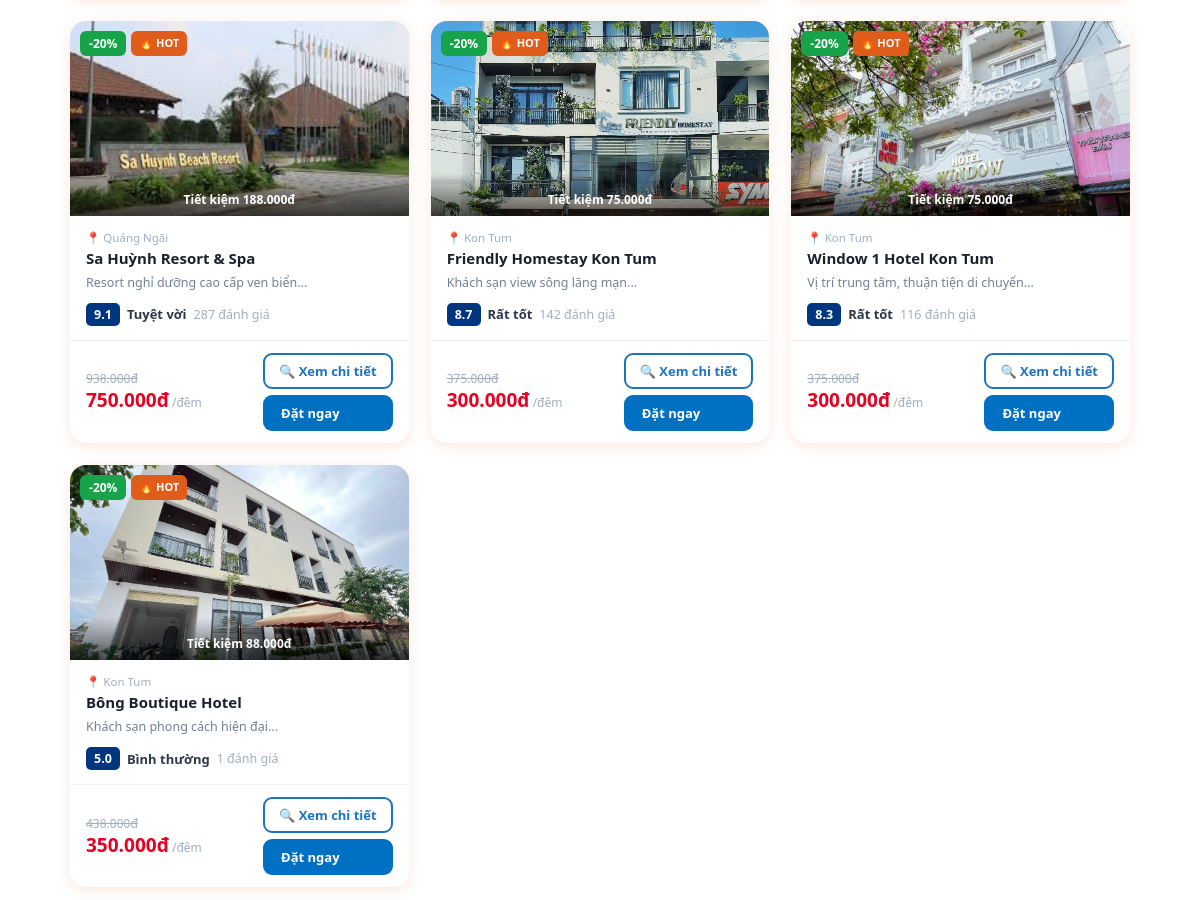
Page /pages/deals.php (middle part) on the earlier database version.
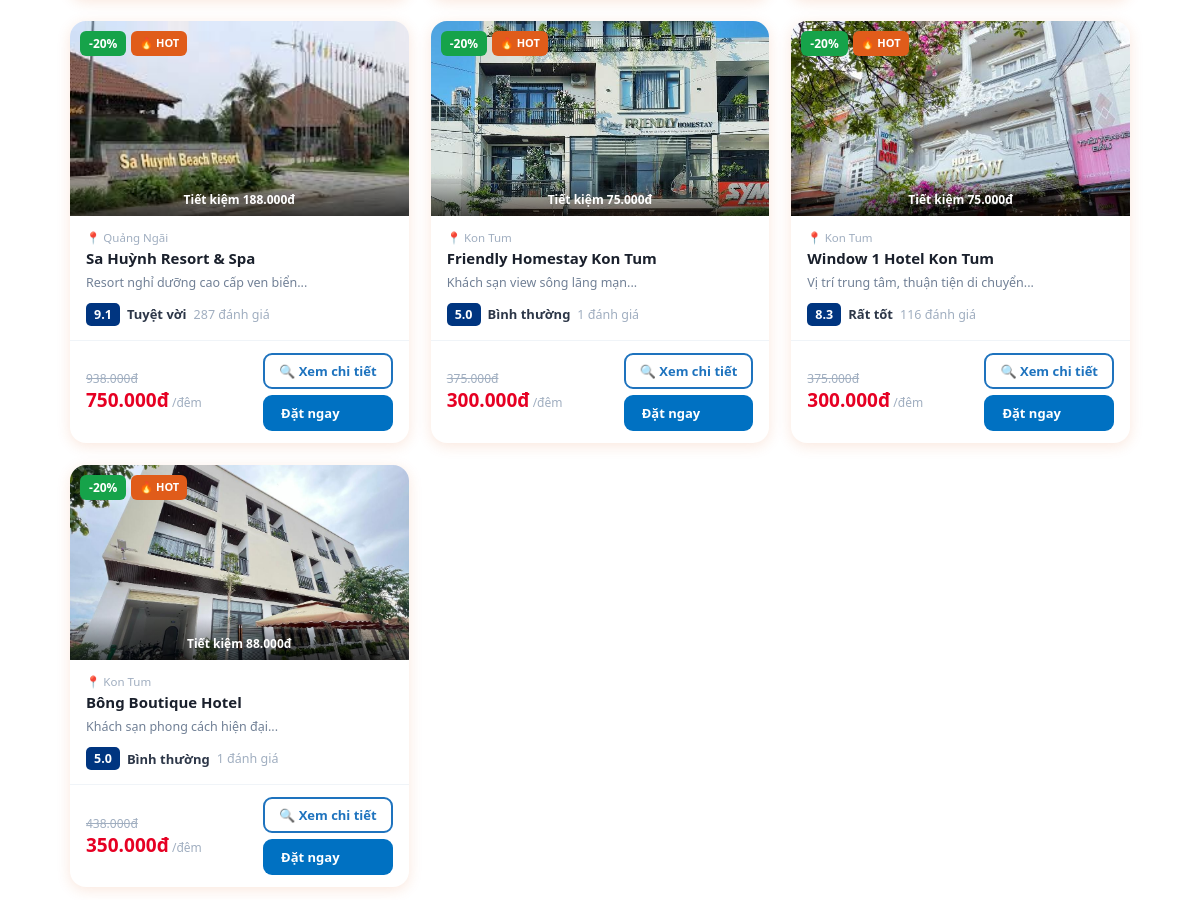
Same page on the later database version.
### tables this page shows
CREATE TABLE `hotels` (
  `id` int(11) NOT NULL,
  `name` varchar(150) DEFAULT NULL,
  `address` varchar(255) DEFAULT NULL,
  `description` text DEFAULT NULL,
  `image` varchar(255) DEFAULT NULL,
  `created_at` timestamp NOT NULL DEFAULT current_timestamp(),
  `updated_at` timestamp NULL DEFAULT NULL ON UPDATE current_timestamp(),
  `location_id` int(11) DEFAULT NULL,
  `rating` decimal(2,1) DEFAULT 0.0,
  `review_text` varchar(50) DEFAULT NULL,
  `review_count` int(11) DEFAULT 0,
  `price` int(11) DEFAULT NULL,
  `old_price` int(11) DEFAULT NULL,
  `checkin_time` varchar(10) DEFAULT '14:00',
  `checkout_time` varchar(10) DEFAULT '12:00',
  `is_active` tinyint(1) DEFAULT 0,
  `is_weekend_deal` tinyint(1) NOT NULL DEFAULT 0,
  `star_category` tinyint(1) NOT NULL DEFAULT 3 COMMENT '1-5 sao (hang khach san)'
);

CREATE TABLE `locations` (
  `id` int(11) NOT NULL,
  `name` varchar(100) NOT NULL,
  `description` text DEFAULT NULL,
  `is_active` tinyint(1) NOT NULL DEFAULT 1,
  `created_at` timestamp NOT NULL DEFAULT current_timestamp(),
  `image` varchar(255) DEFAULT NULL
);

### pages/deals.php (the view, shortened to what this page needs)
<?php
require_once __DIR__ . '/../includes/header.php';
$sort   = $_GET['sort']   ?? 'discount_desc';
$where = ["h.is_active = 1", "h.old_price > h.price"];
$order = match($sort) {
    'price_asc'     => "h.price ASC",
    'price_desc'    => "h.price DESC",
    'rating'        => "h.rating DESC",
    'discount_desc' => "discount_pct DESC",
    default         => "discount_pct DESC",
};
$where_sql = implode(' AND ', $where);
$sql = "
    SELECT h.*, l.name AS location_name,
        COALESCE(MIN(r.price), h.price) AS min_room_price,
        ROUND((1 - h.price / h.old_price) * 100) AS discount_pct
    FROM hotels h
    LEFT JOIN locations l ON h.location_id = l.id
    LEFT JOIN rooms r ON r.hotel_id = h.id
    WHERE $where_sql
    GROUP BY h.id
    ORDER BY $order
";
$hotels       = $conn->query($sql)->fetch_all(MYSQLI_ASSOC);
$rating_label = function($r) {
    return match(true) {
        $r >= 9 => 'Tuyệt vời',
        $r >= 8 => 'Rất tốt',
        $r >= 7 => 'Tốt',
        default => 'Bình thường'
    };
};
?>
<div class="deals-container" style="padding-top:28px">
    <?php if(empty($hotels)): ?>
        <div class="deals-empty">
            <div style="font-size:48px">🔍</div>
            <p>Không tìm thấy ưu đãi phù hợp</p>
            <a href="deals.php" class="deal-tab active" style="margin-top:12px">Xem tất cả</a>
        </div>
    <?php else: ?>
    <div class="deals-grid">
    <?php foreach($hotels as $h):
        $discount = $h['discount_pct'];
        $min_p    = $h['min_room_price'];
        $saved    = $h['old_price'] - $min_p;
        $rl       = $rating_label($h['rating']);
        $is_hot   = $discount >= 20;
    ?>
        <div class="deal-card-v2 <?= $is_hot ? 'hot' : '' ?>">
            <div class="dcv2-img">
                <img src="/tour_khach_san_project/assets/images/<?= htmlspecialchars($h['image'] ?? '') ?>"
                    alt="<?= htmlspecialchars($h['name']) ?>"
                    loading="lazy"
                    onerror="this.style.background='#e2e8f0'">
                <div class="dcv2-badges">
                    <span class="badge-discount">-<?= $discount ?>%</span>
                    <?php if($is_hot): ?><span class="badge-hot">🔥 HOT</span><?php endif; ?>
                </div>
                <div class="dcv2-save-ribbon">
                    Tiết kiệm <?= number_format($saved, 0, ',', '.') ?>đ
                </div>
            </div>
            <div class="dcv2-body">
                <div class="dcv2-location">📍 <?= htmlspecialchars($h['location_name'] ?? '') ?></div>
                <h3 class="dcv2-name"><?= htmlspecialchars($h['name']) ?></h3>
                <p class="dcv2-desc"><?= htmlspecialchars(mb_substr($h['description'] ?? '', 0, 80)) ?>...</p>
                <div class="dcv2-rating">
                    <span class="dcv2-score"><?= number_format($h['rating'], 1) ?></span>
                    <span class="dcv2-rlabel"><?= $rl ?></span>
                    <span class="dcv2-rcount"><?= number_format($h['review_count'] ?? 0) ?> đánh giá</span>
                </div>
            </div>
            <div class="dcv2-footer">
                <div class="dcv2-price-wrap">
                    <span class="dcv2-old"><?= number_format($h['old_price'], 0, ',', '.') ?>đ</span>
                    <div class="dcv2-new">
                        <?= number_format($min_p, 0, ',', '.') ?>đ
                        <span class="dcv2-per">/đêm</span>
                    </div>
                </div>
                <div class="dcv2-btn-group">
                    <a href="/tour_khach_san_project/pages/hotel_detail.php?id=<?= $h['id'] ?>"
                       class="dcv2-btn-detail">🔍 Xem chi tiết</a>
                    <a href="javascript:void(0)"
                       onclick="bookNow('/tour_khach_san_project/pages/payment.php?hotel_id=<?= $h['id'] ?>')"
                       class="dcv2-btn">Đặt ngay</a>
                </div>
            </div>
        </div>
    <?php endforeach; ?>
    </div>
    <?php endif; ?>
</div>
<?php require_once __DIR__ . '/../includes/footer.php'; ?>

Differences in the rows shown:
changed hotels "Friendly Homestay Kon Tum": rating "8.7" → "5.0"; rating "Rất tốt" → "Bình thường"; review_count "142" → "1"
